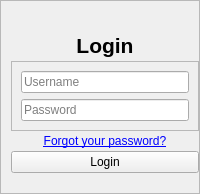
                <widget class="QWidget" name="LoginWidget">
                 <layout class="QVBoxLayout" name="verticalLayout_30">
                  <property name="spacing">
                   <number>0</number>
                  </property>
                  <property name="leftMargin">
                   <number>0</number>
                  </property>
                  <property name="topMargin">
                   <number>0</number>
                  </property>
                  <property name="rightMargin">
                   <number>0</number>
                  </property>
                  <property name="bottomMargin">
                   <number>0</number>
                  </property>
                  <item>
                   <widget class="QFrame" name="loginFrame">
                    <property name="frameShape">
                     <enum>QFrame::StyledPanel</enum>
                    </property>
                    <property name="frameShadow">
                     <enum>QFrame::Raised</enum>
                    </property>
                    <layout class="QVBoxLayout" name="verticalLayout_31">
                     <property name="spacing">
                      <number>3</number>
                     </property>
                     <property name="leftMargin">
                      <number>10</number>
                     </property>
                     <property name="topMargin">
                      <number>32</number>
                     </property>
                     <property name="rightMargin">
                      <number>0</number>
                     </property>
                     <property name="bottomMargin">
                      <number>20</number>
                     </property>
                     <item>
                      <widget class="QLabelThemed" name="loginlabel">
                       <property name="text">
                        <string>&lt;html&gt;&lt;head/&gt;&lt;body&gt;&lt;p align="center"&gt;&lt;span style=" font-size:16pt; font-weight:700;"&gt;Login&lt;/span&gt;&lt;/p&gt;&lt;/body&gt;&lt;/html&gt;</string>
                       </property>
                      </widget>
                     </item>
                     <item alignment="Qt::AlignBottom">
                      <widget class="QFrame" name="frame_4">
                       <property name="frameShape">
                        <enum>QFrame::StyledPanel</enum>
                       </property>
                       <property name="frameShadow">
                        <enum>QFrame::Raised</enum>
                       </property>
                       <layout class="QVBoxLayout" name="verticalLayout_62">
                        <item>
                         <widget class="QLineEdit" name="UsernameLoginEdit">
                          <property name="autoFillBackground">
                           <bool>false</bool>
                          </property>
                          <property name="text">
                           <string />
                          </property>
                          <property name="echoMode">
                           <enum>QLineEdit::Normal</enum>
                          </property>
                          <property name="placeholderText">
                           <string>Username</string>
                          </property>
                         </widget>
                        </item>
                        <item>
                         <widget class="QLineEdit" name="PassLoginEdit">
                          <property name="inputMask">
                           <string />
                          </property>
                          <property name="frame">
                           <bool>true</bool>
                          </property>
                          <property name="echoMode">
                           <enum>QLineEdit::Normal</enum>
                          </property>
                          <property name="readOnly">
                           <bool>false</bool>
                          </property>
                          <property name="placeholderText">
                           <string>Password</string>
                          </property>
                         </widget>
                        </item>
                       </layout>
                      </widget>
                     </item>
                     <item>
                      <widget class="QLabelThemed" name="forgotpasslabel">
                       <property name="cursor">
                        <cursorShape>OpenHandCursor</cursorShape>
                       </property>
                       <property name="text">
                        <string>&lt;html&gt;&lt;head/&gt;&lt;body&gt;&lt;p align="center"&gt;&lt;a href="https://www.google.com/"&gt;&lt;span style=" text-decoration: underline; color:#0000ff;"&gt;Forgot your password?&lt;/span&gt;&lt;/a&gt;&lt;/p&gt;&lt;/body&gt;&lt;/html&gt;</string>
                       </property>
                      </widget>
                     </item>
                     <item>
                      <widget class="QPushButtonThemed" name="Login_Button">
                       <property name="cursor">
                        <cursorShape>OpenHandCursor</cursorShape>
                       </property>
                       <property name="text">
                        <string>Login</string>
                       </property>
                       <property name="icon">
                        <iconset resource="../qss/icons/Icons.qrc">
                         <normaloff>:/icons/png2svg/login-white.svg</normaloff>
                         <activeoff>:/icons/png2svg/login-white.svg</activeoff>
                         <activeon>:/icons/png2svg/login-green.svg</activeon>:/icons/png2svg/login-white.svg</iconset>
                       </property>
                       <property name="iconSize">
                        <size>
                         <width>24</width>
                         <height>24</height>
                        </size>
                       </property>
                      </widget>
                     </item>
                    </layout>
                   </widget>
                  </item>
                 </layout>
                </widget>
